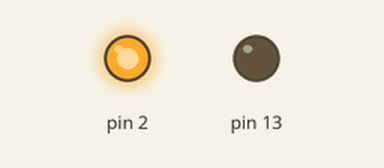
The sketch below on a simulated Arduino Uno, built with avr-gcc and run on an emulated ATmega328P. On the bench: output pins drawn as LEDs (lit = HIGH).

Above: at 1.0 s.
At 3.0 s:
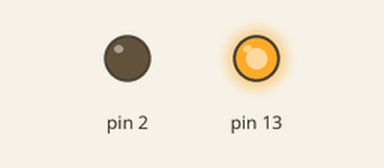
At 4.7 s:
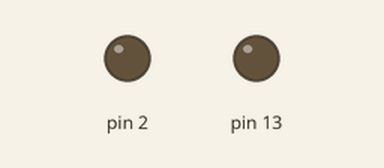
At 6.3 s:
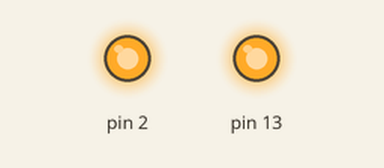
Timing chart, 0 to 10.7 s (numbered marks = the images above):
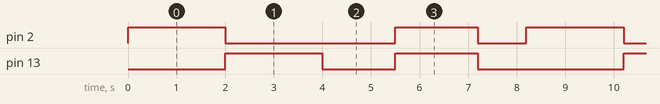

Measured:
- by itself, pin 2: repeats every 8.2 s: LOW 3.5 s, HIGH 1.7 s, LOW 1.0 s, HIGH 2.0 s
- by itself, pin 13: repeats every 8.2 s: LOW 1.5 s, HIGH 1.7 s, LOW 3.0 s, HIGH 2.0 s
- by itself, everything shown: repeats every 8.2 s, in 5 steps

The sketch:

LED_Blinking_Pattern.ino
```cpp
// C++ code
//
void setup()
{
  pinMode(2, OUTPUT);
  pinMode(13, OUTPUT);
}

void loop()
{
  digitalWrite(2, HIGH);
  digitalWrite(13, LOW);
  delay(2000); // Wait for 2000 millisecond(s)
  digitalWrite(2, LOW);
  digitalWrite(13, HIGH);
  delay(2000); // Wait for 2000 millisecond(s)
  digitalWrite(2, LOW);
  digitalWrite(13, LOW);
  delay(1500); // Wait for 1500 millisecond(s)
  digitalWrite(2, HIGH);
  digitalWrite(13, HIGH);
  delay(1700); // Wait for 1700 millisecond(s)
  digitalWrite(2, LOW);
  digitalWrite(13, LOW);
  delay(1000); // Wait for 1000 millisecond(s)
}
```
